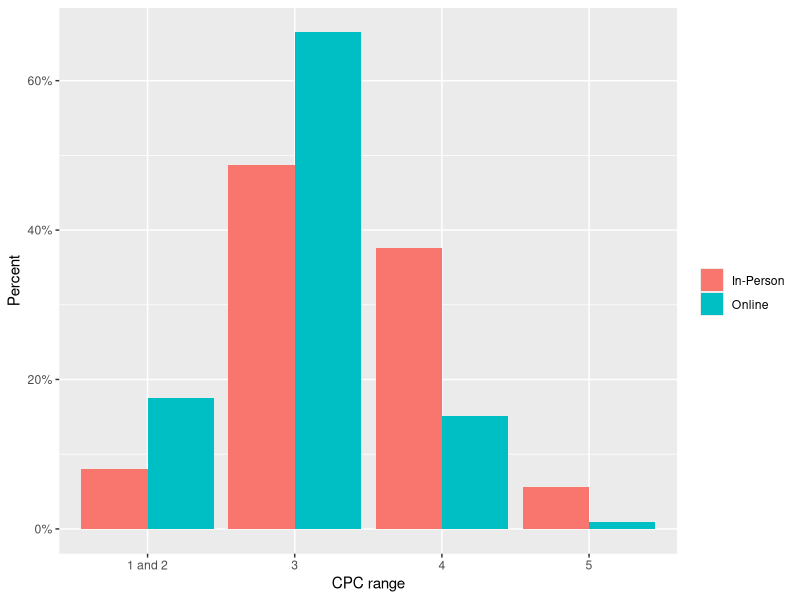

Write R code to recreate this figure. (Note: this script raises an error after producing the figure.)
rm (list = ls())

library(readxl)
library(dplyr)
library(ggplot2)
library(purrr)

data <- read_excel("CPC_2023.xlsx", sheet = "CPC_2023")

# Select only modality and CPC range columns
cpc <- data %>% select(cpc_range =`CPC (Faixa)`, modality = `Modalidade de Ensino`)

cpc <- cpc %>% filter(modality %in% c("Educação a Distância", "Educação Presencial")) %>%
  filter(cpc$cpc_range %in% c("1", "2", "3", "4", "5")) %>%
  mutate(modality = case_when(
    modality == "Educação a Distância" ~ "Online",
    modality == "Educação Presencial" ~ "In-Person"
  ))

tab <- cpc %>% select(cpc_range, modality) %>% table()
tab

# Joining 1 and 2 CPC range since there is no online course with CPC 1
cpc_join <- cpc %>%
  filter(cpc_range %in% c("1", "2", "3", "4", "5")) %>% 
  
  # Recode the character strings directly
  mutate(cpc_range = case_when(
    cpc_range %in% c("1", "2") ~ "1 and 2",
    TRUE ~ cpc_range 
  ))

# Shows values from joint dataset in one table
tab_join <- cpc_join %>% select(cpc_range, modality) %>% table()
tab_join

prop_tab <- tab_join %>% prop.table(margin = 2)
prop_tab

# Plotting percent of courses/universities by CPC range (x-axis) and modality (color)
cpc_frame <- data.frame(prop_tab)
cpc_frame %>% ggplot(mapping = aes(x = cpc_range, fill = modality, y = Freq)) +
  geom_col(position = 'dodge') +
  scale_y_continuous(labels = scales::percent_format()) +
  labs (x = "CPC range" , y = "Percent", fill = '')

# Chi-squared test and t-test
chisq_test <- tab_join %>% chisq.test(correct = FALSE)
# t.test(tab_join, var.equal = TRUE) # This does not work because t.test is aggregating the results

t.test(cpc_range ~ modality, data = cpc_join, var.equal = TRUE)

